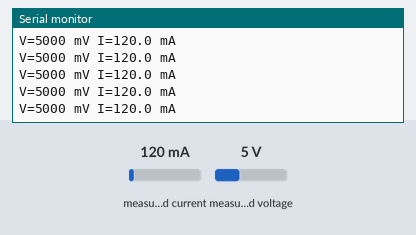
The sketch below on a simulated Arduino Uno, built with avr-gcc and run on an emulated ATmega328P. Parts: the last lines printed to the serial monitor. Wiring (inferred from the names in the program): INA219 current sensor at I2C address 0x40. The test bench sets the inputs (shaded band); at power-on: measured current 120 mA, measured voltage 5 V.

Above: at 1.2 s.
1.3 s: measured current set to 40 mA
At 1.59 s:
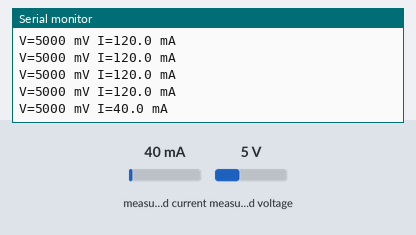
2.8 s: measured voltage set to 0.3 V
At 2.8 s:
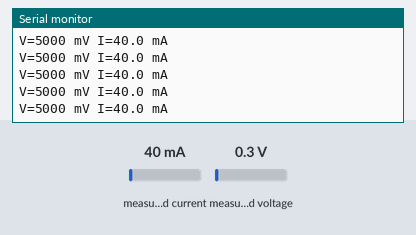
4.3 s: measured current set to 500 mA
At 4.41 s:
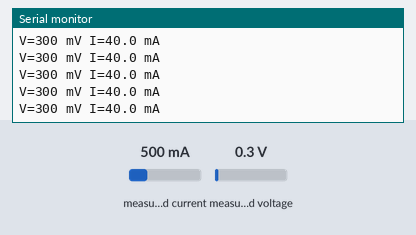
Timing chart, 0 to 7.3 s (numbered marks = the images above; inputs shaded):
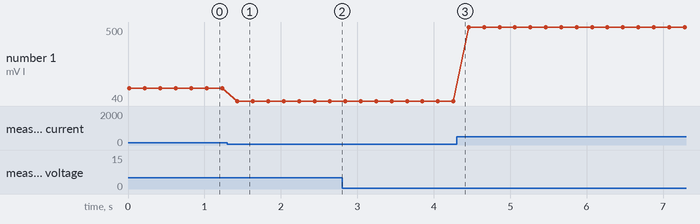

Measured:
- after the input at 1.3 s, the serial monitor: prints a new line after 0.13 s (image 1)
- plotted number 1: 40 → 500 after the input at 4.3 s

The sketch:

ina219.ino
```cpp
// Uno + INA219 (A4 = SDA, A5 = SCL): สแกนบัส แล้วอ่านแรงดัน/กระแสทุก 200 ms
#include <Wire.h>
const uint8_t INA = 0x40;

void wr(uint8_t reg, uint16_t v) {
  Wire.beginTransmission(INA);
  Wire.write(reg); Wire.write(v >> 8); Wire.write(v & 0xFF);
  Wire.endTransmission();
}

int16_t rd(uint8_t reg) {
  Wire.beginTransmission(INA);
  Wire.write(reg);
  Wire.endTransmission();
  Wire.requestFrom(INA, (uint8_t)2);
  uint16_t hi = Wire.read(), lo = Wire.read();
  return (int16_t)((hi << 8) | lo);
}

void setup() {
  Serial.begin(115200);
  Wire.begin();
  Serial.print("I2C:");
  for (uint8_t a = 1; a < 127; a++) {
    Wire.beginTransmission(a);
    if (Wire.endTransmission() == 0) { Serial.print(" 0x"); Serial.print(a, HEX); }
  }
  Serial.println();
  wr(0x05, 4096);
}

void loop() {
  long mv = (long)(rd(0x02) >> 3) * 4;
  int ma10 = rd(0x04);           // 0.1 mA ต่อบิต
  Serial.print("V="); Serial.print(mv); Serial.print(" mV I="); Serial.print(ma10 / 10); Serial.print('.'); Serial.print(abs(ma10 % 10)); Serial.println(" mA");
  delay(200);
}
```
